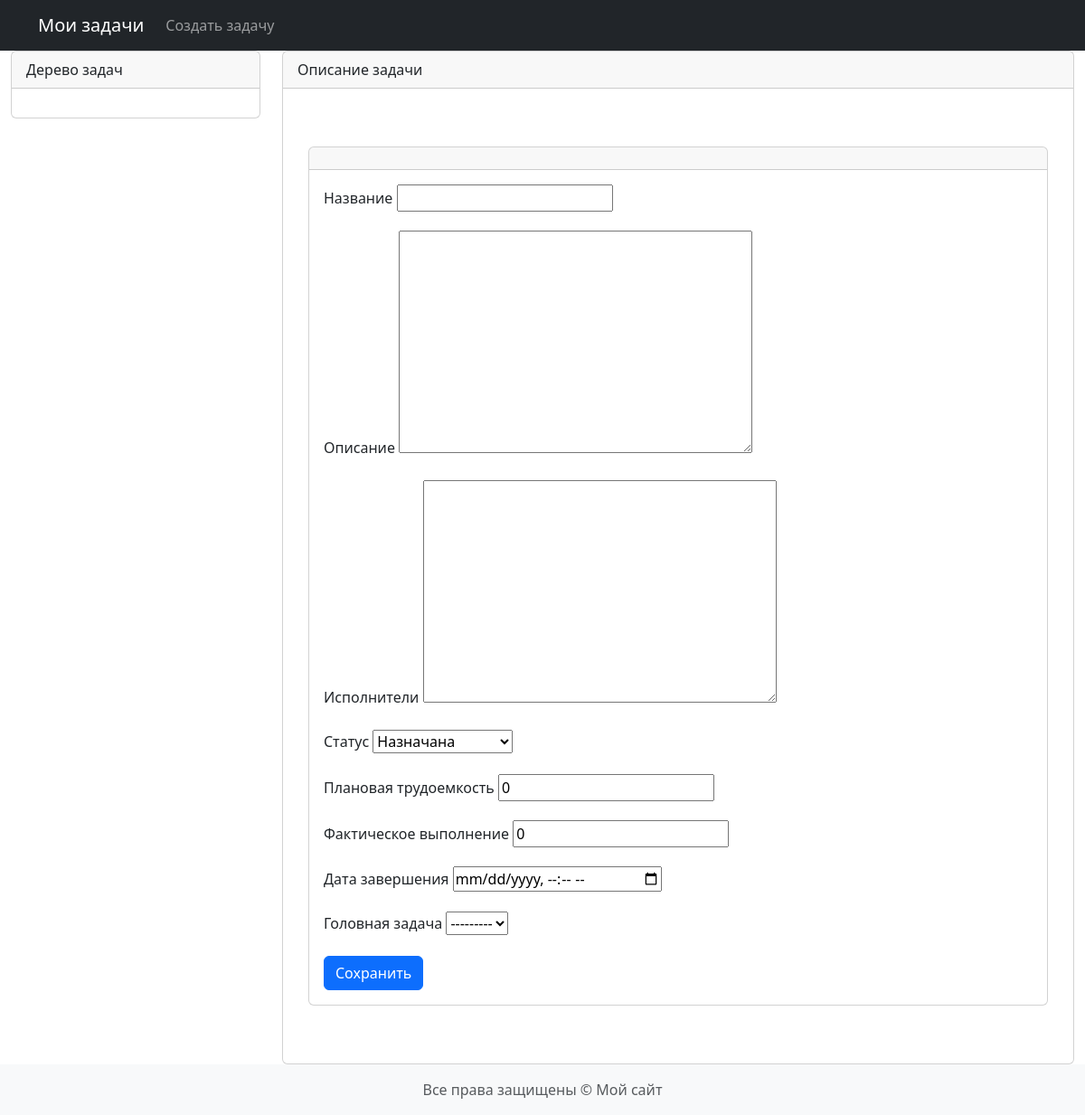
The app's page /tasks/create/, older data.
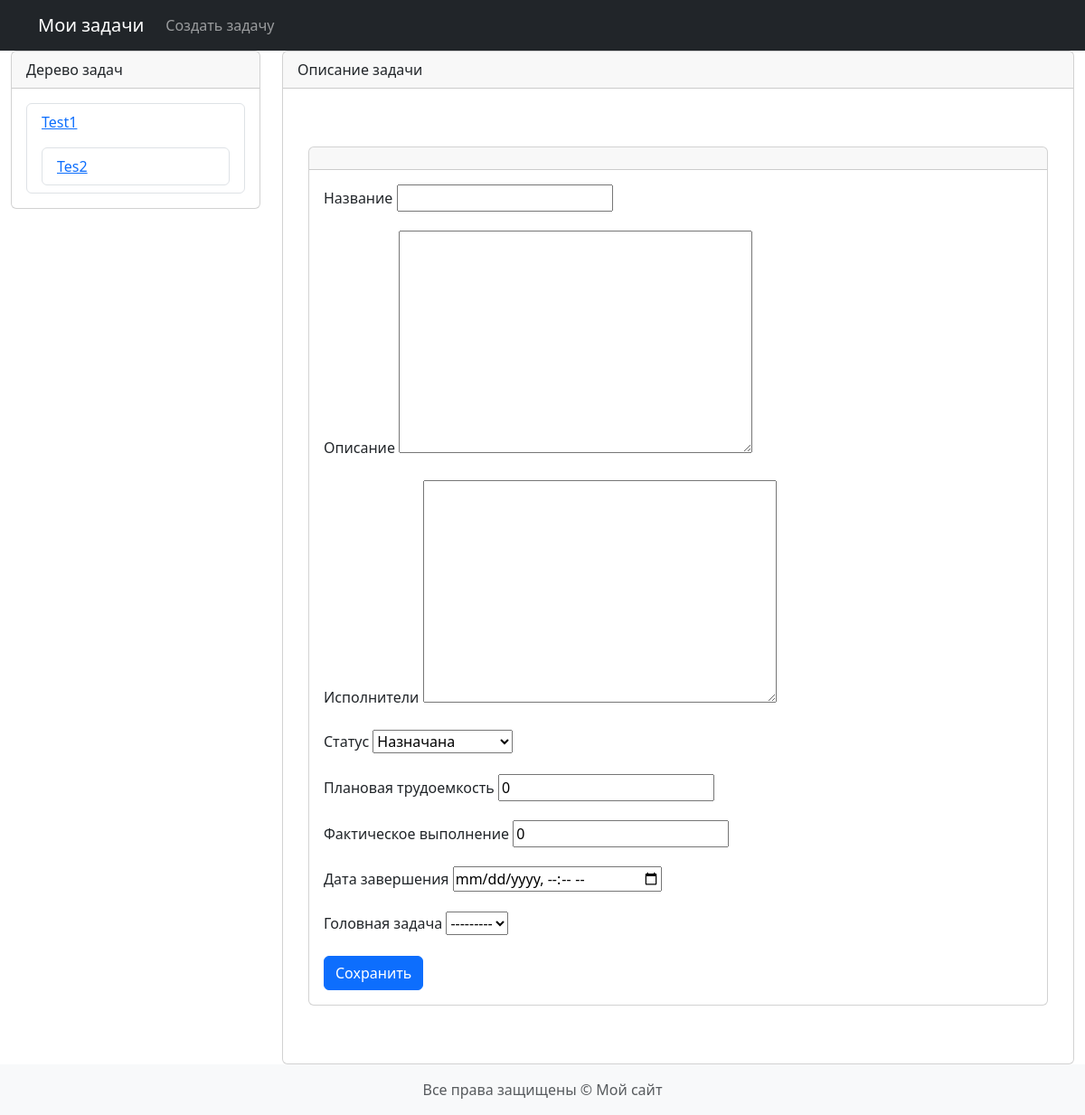
The same page, newer data.
### tasks/models.py (models this page shows, shortened)
class Task(models.Model):
    class TaskStatus(models.TextChoices):
        ASSIGNED = "ASSIGNED", _("Назначана")
        IN_PROGRESS = "IN_PROGRESS", _("Выполняется")
        PAUSED = "PAUSED", _("Приостановлена")
        COMPLETED = "COMPLETED", _("Завершена")
    name = models.CharField("Название", max_length=50, unique=True)
    description = models.TextField("Описание")
    assignees = models.TextField("Исполнители")
    created_at = models.DateTimeField(
        auto_now_add=True, verbose_name="Создано"
    )
    status = models.CharField(
        max_length=20,
        choices=TaskStatus.choices,
        default=TaskStatus.ASSIGNED,
        verbose_name="Статус",
        db_index=True,
    )
    planned_effort = models.IntegerField(
        default=0, verbose_name="Плановая трудоемкость"
    )
    time_fact = models.IntegerField(
        default=0, verbose_name="Фактическое выполнение"
    )
    completed_at = models.DateTimeField(
        null=True, blank=True, verbose_name="Дата заверщения"
    )
    parent_task = models.ForeignKey(
        "self",
        null=True,
        blank=True,
        related_name="subtasks",
        on_delete=models.CASCADE,
    )
    class Meta:
        verbose_name = "Task"
        verbose_name_plural = "Tasks"
    def __str__(self):
        return self.name

### tasks/views.py (the view, shortened to what this page needs)
# urls.py: path("create/", TaskCreateView.as_view(), name="task_create"),
class TaskCreateView(generic.CreateView):
    model = Task
    form_class = TaskForm
    template_name = "tasks/task_form.html"
    def get_context_data(self, **kwargs):
        context = super().get_context_data(**kwargs)
        context["tasks"] = Task.objects.all()
        return context

### tasks/forms.py
class TaskForm(forms.ModelForm):
    class Meta:
        model = Task
        fields = (
            "name",
            "description",
            "assignees",
            "status",
            "planned_effort",
            "time_fact",
            "completed_at",
            "parent_task",
        )
        widgets = {
            "completed_at": forms.DateTimeInput(
                attrs={"type": "datetime-local"}, format="%d.%m.%Y %H:%M"
            )
        }

### templates/tasks/task_form.html (shortened to what this page needs)
{% extends "base.html" %}
{% block content %}
<div class="container py-5">
  <div class="card">
    <div class="card-header">
    </div>
    <div class="card-body">
      <form method="post">
        <div class="mb-3">
          <label for="id_name" class="form-label">Название</label>
          {{ form.name }}
        </div>
        <div class="mb-3">
          <label for="id_description" class="form-label">Описание</label>
          {{ form.description }}
        </div>
        <div class="mb-3">
          <label for="id_assignees" class="form-label">Исполнители</label>
          {{ form.assignees }}
        </div>
        <div class="mb-3">
          <label for="id_status" class="form-label">Статус</label>
          {{ form.status }}
        </div>
        <div class="mb-3">
          <label for="id_planned_effort" class="form-label">Плановая трудоемкость</label>
          {{ form.planned_effort }}
        </div>
        <div class="mb-3">
          <label for="id_time_fact" class="form-label">Фактическое выполнение</label>
          {{ form.time_fact }}
        </div>
        <div class="mb-3">
          <label for="id_completed_at" class="form-label">Дата завершения</label>
          {{ form.completed_at }}
        </div>
        <div class="mb-3">
          <label for="id_parent_task" class="form-label">Головная задача</label>
          {{ form.parent_task }}
        </div>
        <button type="submit" class="btn btn-primary">Сохранить</button>
      </form>
    </div>
  </div>
</div>
{% endblock %}

### templates/base.html (shortened to what this page needs)
{% load static %}
{% load django_bootstrap5 %}
<!DOCTYPE html>
<html lang="ru">
<head>
  {% bootstrap_css %}
</head>
<body>
  {% include "includes/header.html" %}
  <main>
    <div class="container-fluid">
      <div class="row">
        <div class="col-3">
          <div class="card">
            <div class="card-header">
              Дерево задач
            </div>
            <div class="card-body">
              <ul class="list-group">
                {% for task in tasks %}
                  {% if task.parent_task is None %}
                    <li class="list-group-item">
                      <a href="{% url 'tasks:task_detail' task.id %}">{{ task.name }}</a>
                      {% if task.subtasks.exists %}
                        <ul class="list-group mt-3">
                          {% for subtask in task.subtasks.all %}
                            <li class="list-group-item">
                              <a href="{% url 'tasks:task_detail' subtask.id %}">{{ subtask.name }}</a>
                            </li>
                          {% endfor %}
                        </ul>
                      {% endif %}
                    </li>
                  {% endif %}
                {% endfor %}
              </ul>
            </div>
          </div>
        </div>
        <div class="col-9">
          <div class="card">
            <div class="card-header">
              Описание задачи
            </div>
            <div class="card-body">
              {% block content %}
              {% endblock %}
            </div>
          </div>
        </div>
      </div>
    </div>
  </main>
  {% include "includes/footer.html" %}
</body>
</html>

Row changes from the older to the newer data that the page shows:
added Task: name "Test1"
added Task: name "Tes2", shown under "Test1"
